Frame 1 (no input): blank canvas, image omitted
Frame 60 (the mouse pressed at the canvas centre just before this capture): blank canvas, image omitted
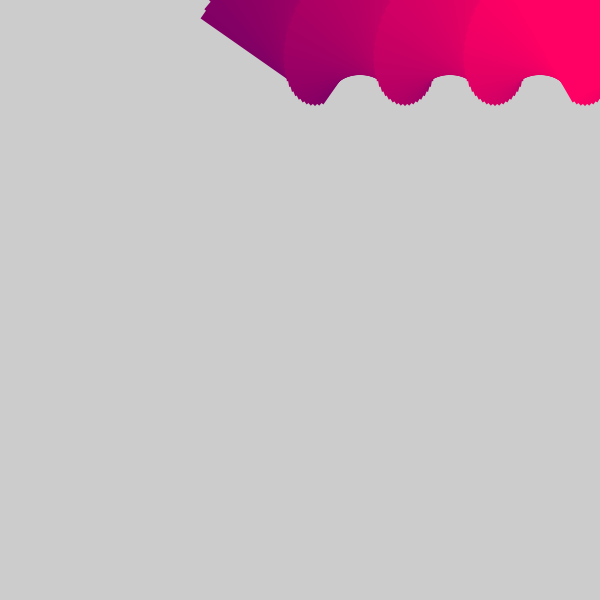
Frame 120 (the mouse held since frame 60 and released just before this capture)

The Processing sketch whose frames 1 and 60 were blank and that drew this single picture after the mouse press (run headless with seeded random() and noise(); from frame 60 on, the mouse is pressed at the canvas centre):

// Processing sketch: w4_04_patternMaker2
// ── w4_04_patternMaker2.pde
// code 1 FA 17
// week 4 - example 04
// bryan ma
// pattern maker 2
// same approach as last sketch, but with a rotating rectangle with variable size

int x = 0;
int y = 0;
float angle = 0;

void setup() {
  size(600,600);
  rectMode(CENTER);
  noStroke();
}

void draw() {
  angle += 5;
  x += 5;
  
  translate(x,y);
  rotate(radians(angle)); 
  
  float rColor = map(x, 0, width, 0, 255);
  float gColor = map(y, 0, height, 0, 255);
  float bColor = 100;
  
  fill(rColor, gColor, bColor);
  rect(0, 0, mouseX * 0.5, mouseY * 0.5);
  
  if (x > width) {
    x = 0;
    y += 50;
  }
}
